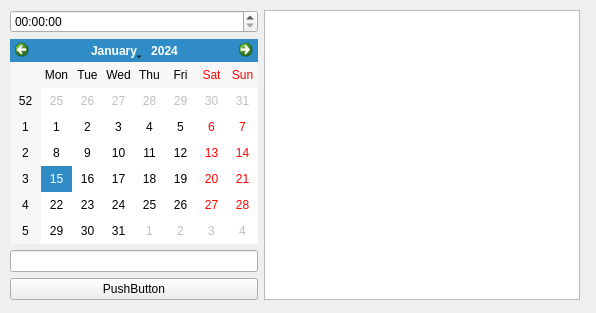
<?xml version="1.0" encoding="UTF-8"?>
<ui version="4.0">
 <class>MainWindow</class>
 <widget class="QMainWindow" name="MainWindow">
  <property name="geometry">
   <rect>
    <x>0</x>
    <y>0</y>
    <width>596</width>
    <height>313</height>
   </rect>
  </property>
  <property name="windowTitle">
   <string>MainWindow</string>
  </property>
  <widget class="QWidget" name="centralwidget">
   <widget class="QWidget" name="horizontalLayoutWidget">
    <property name="geometry">
     <rect>
      <x>10</x>
      <y>10</y>
      <width>570</width>
      <height>290</height>
     </rect>
    </property>
    <layout class="QFormLayout" name="formLayout">
     <item row="0" column="0">
      <layout class="QVBoxLayout" name="verticalLayout">
       <item>
        <widget class="QTimeEdit" name="timeEdit"/>
       </item>
       <item>
        <widget class="QCalendarWidget" name="calendarWidget"/>
       </item>
       <item>
        <widget class="QLineEdit" name="lineEdit"/>
       </item>
       <item>
        <widget class="QPushButton" name="pushButton">
         <property name="text">
          <string>PushButton</string>
         </property>
        </widget>
       </item>
      </layout>
     </item>
     <item row="0" column="1">
      <widget class="QListWidget" name="listWidget"/>
     </item>
    </layout>
   </widget>
  </widget>
 </widget>
 <resources/>
 <connections/>
</ui>
